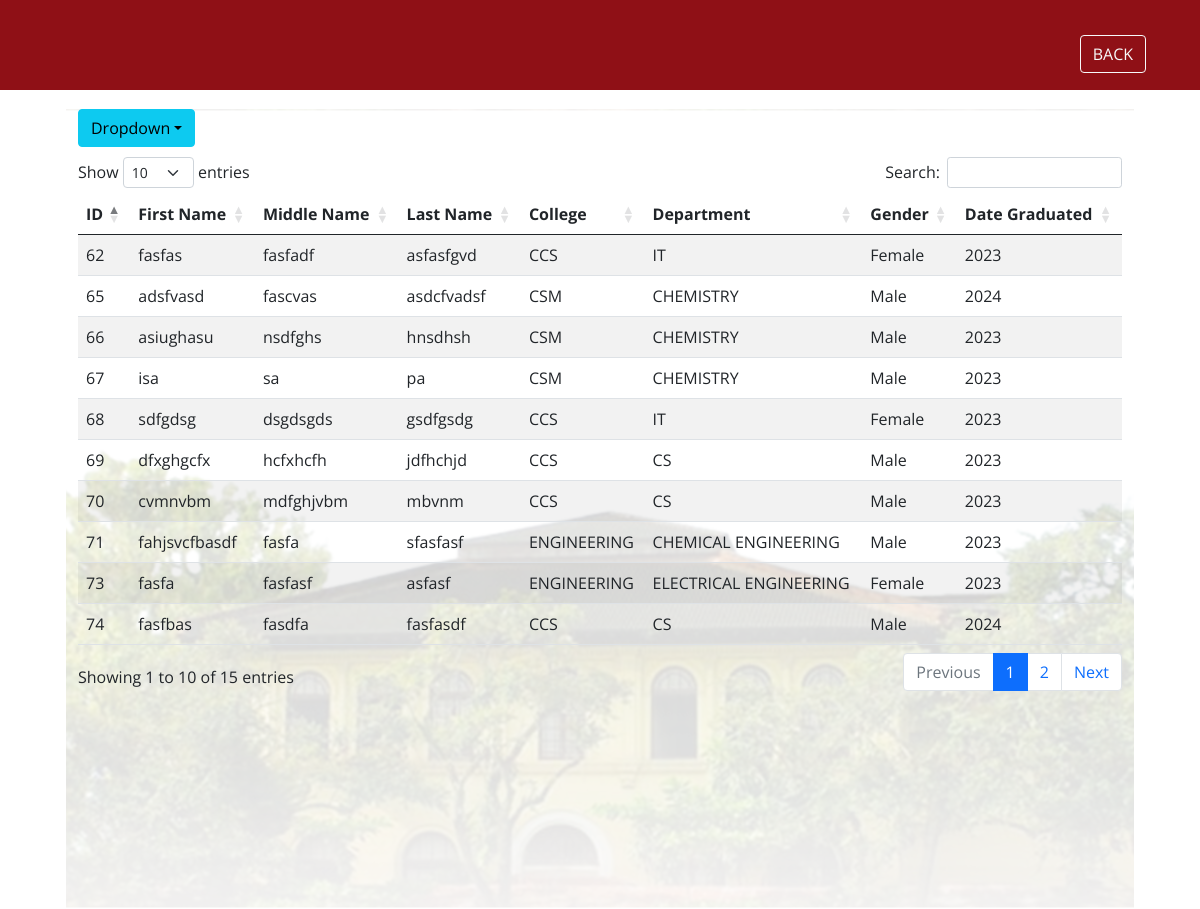
Page /listcollege.php on the committed database.
### tables this page shows
CREATE TABLE `college` (
  `id` int(11) NOT NULL,
  `name` varchar(225) NOT NULL,
  `middle` varchar(225) NOT NULL,
  `last` varchar(225) NOT NULL,
  `gender` varchar(225) NOT NULL,
  `college` varchar(225) NOT NULL,
  `dept` varchar(225) NOT NULL,
  `dategraduated` int(11) NOT NULL
);

### listcollege.php (the view, shortened to what this page needs)
<!DOCTYPE html>
<html>
<head>
  <link rel="stylesheet" href="https://cdn.datatables.net/1.10.18/css/dataTables.bootstrap4.min.css">
  <link href="https://cdn.jsdelivr.net/npm/simple-datatables@latest/dist/style.css" rel="stylesheet" />
  <link href="https://cdnjs.cloudflare.com/ajax/libs/twitter-bootstrap/5.2.0/css/bootstrap.min.css" rel="stylesheet" />
  <link href="https://cdn.datatables.net/1.13.3/css/dataTables.bootstrap5.min.csss" rel="stylesheet" />
  <link href="vendor/bootstrap/css/bootstrap.min.css" rel="stylesheet">
  <link rel="stylesheet" href="assets/css/fontawesome.css">
  <link rel="stylesheet" href="assets/css/main.css">
  <link rel="stylesheet" href="assets/css/animated.css">
  <link rel="stylesheet" href="assets/css/owl.css">
<header class="header-area header-sticky wow slideInDown" data-wow-duration="0.75s" data-wow-delay="0s">
  <div class="container">
    <div class="row">
      <div class="col-12">
        <nav class="main-nav">
          <a href="index.php">
            <button type="button" class="btn btn-outline-light" style="margin-top: 35px; float: right">BACK</button></a>
</head>
<body>
  <div class="container"style="justify-content: center; padding-top: 10%;">
    <div class="row">
      <section class="vh-100" style="background-image: url('assets/images/MAINN.png');background-position: center;">
        <div class="col-md-12">
          <div class="table-responsive">
            <table id="example" class="table table-striped table-boardered table-hover" style="justify-content: center; width:100%">
            <div class="btn-group">
              <thead>
                <tr>
                  <th>ID</th>
                  <th>First Name</th>
                  <th>Middle Name</th>
                  <th>Last Name</th>
                  <th>College</th>
                  <th>Department</th>
                  <th>Gender</th>
                  <th>Date Graduated</th>
                </tr>
              </thead>
<div class="dropdown">
  <button class="btn btn-info dropdown-toggle">Dropdown</button>
  <div style="padding-top: 10px;">
  </div>
</div>
              <tbody>
                        <?php
                        $servername = "localhost";
                        $username = "root";
                        $password = "";
                        $dbname = "alumni";
                        $conn = mysqli_connect($servername, $username, $password, $dbname);
                        $sql = "SELECT * FROM college WHERE id=id";
                        $result = $conn->query($sql);
                        while ($row = $result->fetch_assoc()) {
                          echo "
                    <tr>
                    <td>  $row[id] </td>
                     <td>  $row[name]  </td>
                     <td>  $row[middle]  </td>
                      <td>  $row[last]  </td>
                      <td>  $row[college]  </td>
                      <td>  $row[dept]  </td>
                      <td>  $row[gender]  </td>
                      <td>  $row[dategraduated]  </td>
                       </tr>
                    ";
                        }
                        ?>
                      </tbody>
                    </table>
          </body>
</html>

### assets/css/main.css (style rules this page uses)
html, body, div, span, applet, object, iframe, h1, h2, h3, h4, h5, h6, p, blockquote, div pre, a, abbr, acronym, address, big, cite, code, del, dfn, em, font, img, ins, kbd, q, s, samp, small, strike, strong, sub, sup, tt, var, b, u, i, center, dl, dt, dd, ol, ul, li, figure, header, nav, section, article, aside, footer, figcaption { margin: 0; padding: 0; border: 0; outline: 0; }
header, nav, section, article, aside, footer, hgroup { display: block; }
* { box-sizing: border-box; }
html, body { font-family: 'Open Sans', sans-serif; font-weight: 400; background-color: #fff; -ms-text-size-adjust: 100%; -webkit-font-smoothing: antialiased; -moz-osx-font-smoothing: grayscale; }
a { text-decoration: none !important; }
html, body { background: #fff; font-family: 'Open Sans', sans-serif; }
.header-area { background-color: #8f1016; position: absolute; top: 0px; left: 0px; right: 0px; z-index: 100; height: 90px; -webkit-transition: all .5s ease 0s; -moz-transition: all .5s ease 0s; -o-transition: all .5s ease 0s; transition: all .5s ease 0s; }
.header-area.header-sticky { min-height: 80px; }
@media (max-width: 1200px) { .header-area .main-nav:before { display: none; } }

### listcollege.php (style rules this page uses)
.dropdown { position: relative; display: inline-block; }

### rows in the picture
college: id "62", name "fasfas", middle "fasfadf", last "asfasfgvd", college "CCS", dept "IT", gender "Female", dategraduated "2023"
college: id "65", name "adsfvasd", middle "fascvas", last "asdcfvadsf", college "CSM", dept "CHEMISTRY", gender "Male", dategraduated "2024"
college: id "66", name "asiughasu", middle "nsdfghs", last "hnsdhsh", college "CSM", dept "CHEMISTRY", gender "Male", dategraduated "2023"
college: id "67", name "isa", middle "sa", last "pa", college "CSM", dept "CHEMISTRY", gender "Male", dategraduated "2023"
college: id "68", name "sdfgdsg", middle "dsgdsgds", last "gsdfgsdg", college "CCS", dept "IT", gender "Female", dategraduated "2023"
college: id "69", name "dfxghgcfx", middle "hcfxhcfh", last "jdfhchjd", college "CCS", dept "CS", gender "Male", dategraduated "2023"
college: id "70", name "cvmnvbm", middle "mdfghjvbm", last "mbvnm", college "CCS", dept "CS", gender "Male", dategraduated "2023"
college: id "71", name "fahjsvcfbasdf", middle "fasfa", last "sfasfasf", college "ENGINEERING", dept "CHEMICAL ENGINEERING", gender "Male", dategraduated "2023"
college: id "73", name "fasfa", middle "fasfasf", last "asfasf", college "ENGINEERING", dept "ELECTRICAL ENGINEERING", gender "Female", dategraduated "2023"
college: id "74", name "fasfbas", middle "fasdfa", last "fasfasdf", college "CCS", dept "CS", gender "Male", dategraduated "2024"
